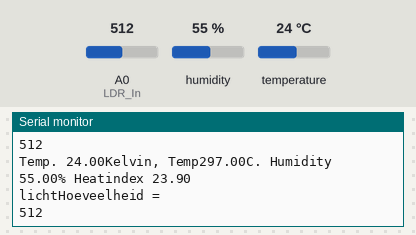
Bench run of a sketch on a simulated ESP8266 (NodeMCU). On the bench: the last lines printed to the serial monitor. Inputs (shaded band) come from the test bench; at power-on: humidity 55 %, A0 (LDR_In) = 512, temperature 24 °C. WiFi joins after 1.5 s; servers stay silent unless stated.

Above: at 8.8 s.
8.9 s: humidity set to 22 %
At 11.8 s:
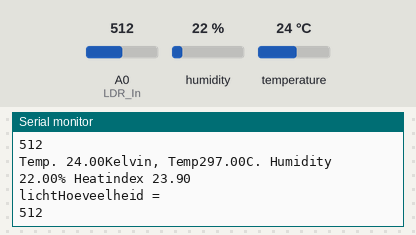
13.2 s: A0 (LDR_In) set to 716
At 15.0 s:
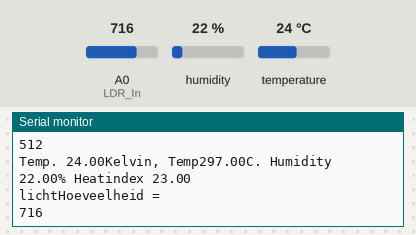
17.5 s: temperature set to 12 °C
At 21.4 s:
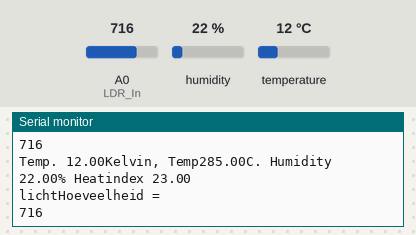
21.8 s: A0 (LDR_In) set to 900
At 24.7 s:
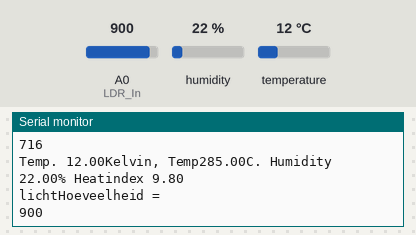
26.1 s: humidity set to 40 %
At 26.7 s:
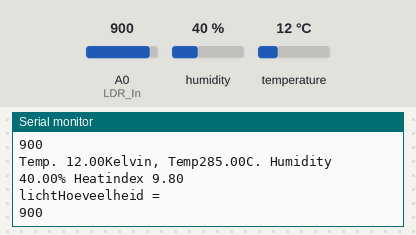
Timing chart, 0 to 29.1 s (numbered marks = the images above; inputs shaded):
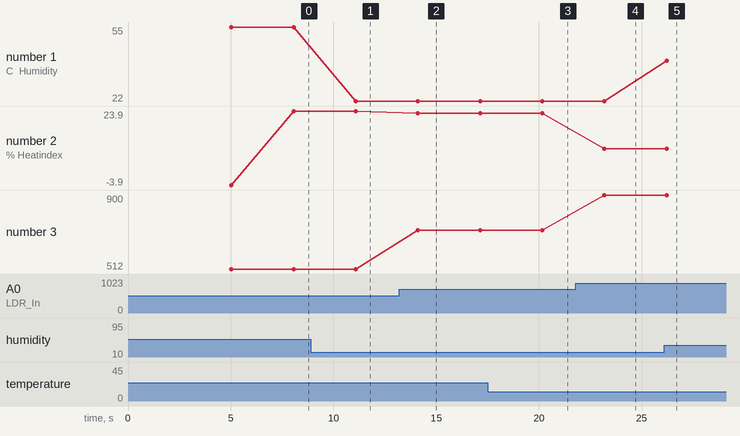

The sketch:

lichthoeveel.ino
```cpp
/*
 *   Mediacollege Duurzaam huis BO
 *   Les 4
 *   Connectie met internet
 *   Webserver
 *   DHT11 temperature + humidity sensor
*/


//        initialise temperature humidity sensor DHT11
#include "DHT.h"
#define DHTTYPE DHT11       // DHT 11 sensor
uint8_t DHTPin = D7;        // DHT Sensor data input
DHT dht(DHTPin, DHTTYPE);   // Initialize DHT sensor.
float Temperature;          // temperature
float Humidity;             // humidity
float HeatIndex;            // Heatindex
int LDR_In = A0;
int lichtHoeveelheid;

//      web server
#include <ESP8266WiFi.h>
#include <WiFiClient.h>
#include <ESP8266WebServer.h>
ESP8266WebServer server(80); // maak een instantie van de webserver op poort 80

// your data
String studentName = "Kiet 33834"; // jouw student nummer + naam

const char* ssid = "Medialab";
const char* password = "Mediacollege2";

void readDHT11(){
  /*
   *  read the sensor
   *  sampling rate DHT11 is max. 1Hz
   *  the DHT11 is known for erroneous readings
   */
    float temperature =  round(dht.readTemperature()*10)/10; // Gets the values of the temperature
    float humidity = round(dht.readHumidity()*10)/10; // Gets the values of the humidity
    // Compute heat index in Celsius (isFahrenheit = false)
    float heatindex = round(dht.computeHeatIndex( Temperature, Humidity, false)*10)/10;

    if(isnan(temperature) || isnan(humidity) || isnan(heatindex)){
        // sensor error
        Serial.println("DHT11 sensor error");
    }
    else{
        // the DHT11 readings look ok
        Temperature = temperature;
        Humidity =  humidity ;
        HeatIndex = heatindex;
        // show in Serial Monitor
        Serial.print("Temp. ");
        Serial.print(Temperature);
        Serial.print("Kelvin, Temp");
        Serial.print(Temperature + 273);
        Serial.print("C. Humidity  ");
        Serial.print(humidity);
        Serial.print("% Heatindex ");
        Serial.println(heatindex);
      }
 }

void wifiConnect(){
  WiFi.begin(ssid, password); // connect to wifi ssid with password
  while (WiFi.status() != WL_CONNECTED) {
      delay(1000); // wait 1 sec
      Serial.print("Connecting..");
      }
  //if connected
  Serial.print("\r\nConnected: SSID: ");
  Serial.print(ssid);
  Serial.print("    IP address: ");
  Serial.println(WiFi.localIP());

  server.begin();
  Serial.println("HTTP server started");
 }

void handleRoot() {
   server.send(200, "text/html", "<h3>Duurzaam Huis DHT11 sensor. <br> Mijn naam is: "
   +  studentName +
   "</h3><form action=\"/sensor\" method=\"GET\"><input type=\"submit\" value=\"Sensor Read\"></form>" );
   }

void handleNotFound(){
  String message = "I'm sorry, I don't know what to do\n\n";
  server.send(404, "text/plain", message);
}

void handleSensor(){
  server.send(200, "text/html", "<h3>Duurzaam Huis: "
   +  studentName + "</h3>Temperature " + String(Temperature) +
   "  in Celsius in kelvin = " + String(Temperature + 273) + "<br>Humidity " + String(Humidity) +  " %<br>Heatindex " + String(HeatIndex)+ "<br>Lichthoeveelheid " + String(lichtHoeveelheid));
  }

void setup(){
  Serial.begin(115200);      //  Start de serial monitor

/*
 * Webserver functionaliteit
 *  server.on("/"
 *  server.on("/sensor"
 *  server.onNotFound
 */
  server.on("/", handleRoot);

  server.on("/sensor", handleSensor);

  server.onNotFound(handleNotFound);
}

void loop(){
  if (WiFi.status() != WL_CONNECTED) wifiConnect();// reconnect Wifi if necessary
  server.handleClient();
  delay(3000);    //Send a request every XXX ms  DHT11 needs at least 2 seconds
  readDHT11();
  // lees de input waarde van de LDR
  lichtHoeveelheid = analogRead(LDR_In);

  // schrijf de waarde naar de Serial Monitor
  Serial.println("lichtHoeveelheid =");
  Serial.println( lichtHoeveelheid );
}
```

Measured:
- after the input at 8.9 s, the serial monitor: prints a new line after 2.2 s (image 1)
- after the input at 13.2 s, the serial monitor: prints a new line after 0.91 s (image 2)
- after the input at 17.5 s, the serial monitor: prints a new line after 2.7 s (image 3)
- after the input at 21.8 s, the serial monitor: prints a new line after 1.4 s (image 4)
- after the input at 26.1 s, the serial monitor: prints a new line after 0.11 s (image 5)
- plotted number 1: 55 → 22 after the input at 8.9 s, 22 → 40 after the input at 26.1 s
- plotted number 2: 9.8 → 10.3 after the input at 26.1 s
- plotted number 3: 512 → 716 after the input at 13.2 s, 716 → 900 after the input at 21.8 s
